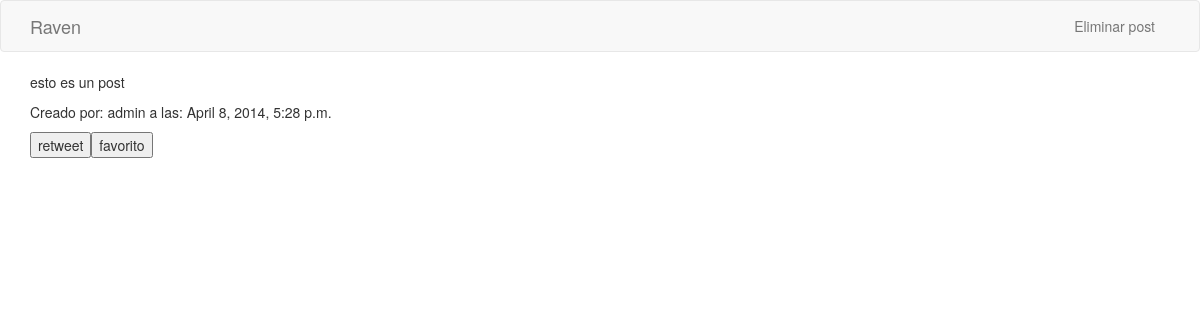
/post/1, run on the app's committed database.
### post/models.py (models this page shows)
class Post(models.Model):
    body = models.TextField(max_length=155)
    created = models.DateTimeField(auto_now_add=True)
    creator = models.ForeignKey(CustomUser)
    reply = models.ManyToManyField(Reply)

### users/models.py (models this page shows)
class CustomUser(AbstractUser):
    pseudo = models.CharField(max_length=100)  #Alias de usuario
    birth_date = models.DateField(null=True)
    def content_file_name(self, filename):
        return '/'.join([self.email, 'img', filename])
    photo = models.ImageField(upload_to=content_file_name, default='/static/img/default/defaultProfile.png', blank=True)

### post/views.py (the view)
# urls.py: url(r'^post/(?P<pk>\d+)$', PostDetail.as_view(), name="post_detail"),
class PostDetail(DetailView):
    model = Post

### post/models.py (called while the page is built)
def Post_creado(sender,args, **kwargs):
    dic=kwargs.__getitem__('kwargs')
    if dic.get('creator' ) == CustomUser.objects.get(id=2):
        dic.__setitem__('creator', CustomUser.objects.get(id=1))

### post/templates/post/post_detail.html
{% extends "post/post_list.html" %}
{% block content %}
        <p>{{ post.body}}</p>
        <p>Creado por: {{ post.creator }} a las: {{ post.created }}</p>
        <button>retweet</button><button>favorito</button>
{% endblock %}
{% block actions %}
    <li><a href="{% url "post_delete" post.id %}">Eliminar post</a></li>
{% endblock %}

### data on the page
Post: body "esto es un post", creator "admin", created "April 8, 2014, 5:28 p.m."
